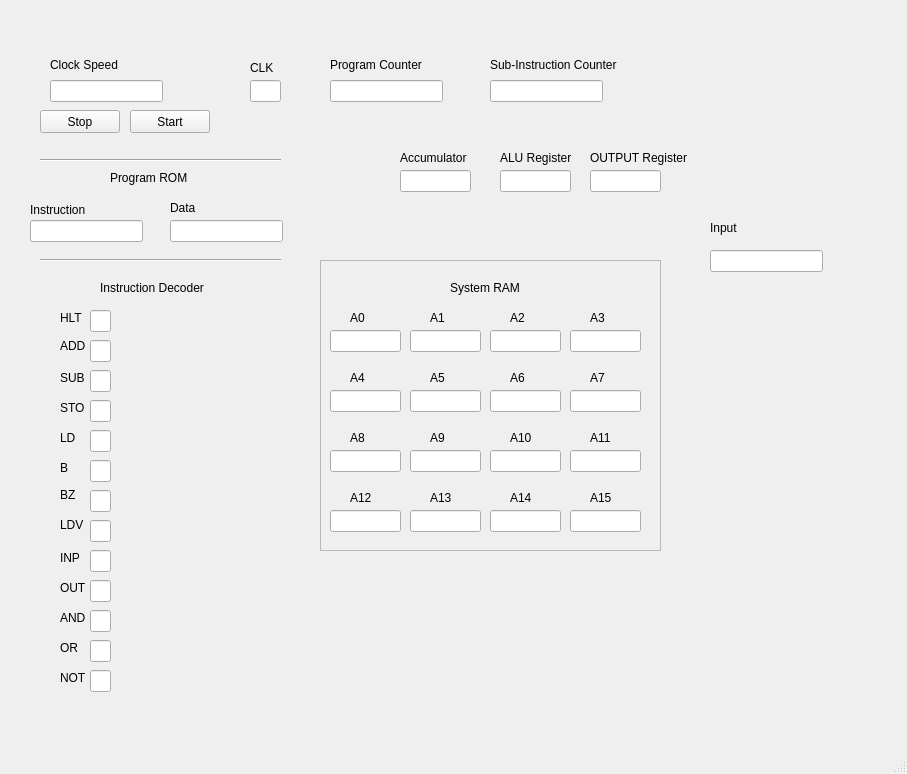
<?xml version="1.0" encoding="UTF-8"?>
<ui version="4.0">
 <class>MainWindow</class>
 <widget class="QMainWindow" name="MainWindow">
  <property name="geometry">
   <rect>
    <x>0</x>
    <y>0</y>
    <width>907</width>
    <height>774</height>
   </rect>
  </property>
  <property name="windowTitle">
   <string>MainWindow</string>
  </property>
  <widget class="QWidget" name="centralwidget">
   <widget class="QLabel" name="label">
    <property name="geometry">
     <rect>
      <x>50</x>
      <y>55</y>
      <width>91</width>
      <height>20</height>
     </rect>
    </property>
    <property name="text">
     <string>Clock Speed</string>
    </property>
   </widget>
   <widget class="QLineEdit" name="ClockEdit">
    <property name="geometry">
     <rect>
      <x>50</x>
      <y>80</y>
      <width>113</width>
      <height>22</height>
     </rect>
    </property>
   </widget>
   <widget class="QPushButton" name="ClockStart">
    <property name="geometry">
     <rect>
      <x>130</x>
      <y>110</y>
      <width>80</width>
      <height>23</height>
     </rect>
    </property>
    <property name="text">
     <string>Start</string>
    </property>
   </widget>
   <widget class="QPushButton" name="ClockStop">
    <property name="geometry">
     <rect>
      <x>40</x>
      <y>110</y>
      <width>80</width>
      <height>23</height>
     </rect>
    </property>
    <property name="text">
     <string>Stop</string>
    </property>
   </widget>
   <widget class="QLineEdit" name="CLKEdit">
    <property name="geometry">
     <rect>
      <x>250</x>
      <y>80</y>
      <width>31</width>
      <height>22</height>
     </rect>
    </property>
   </widget>
   <widget class="QLabel" name="label_2">
    <property name="geometry">
     <rect>
      <x>250</x>
      <y>60</y>
      <width>52</width>
      <height>15</height>
     </rect>
    </property>
    <property name="text">
     <string>CLK</string>
    </property>
   </widget>
   <widget class="QLineEdit" name="CountEdit">
    <property name="geometry">
     <rect>
      <x>330</x>
      <y>80</y>
      <width>113</width>
      <height>22</height>
     </rect>
    </property>
   </widget>
   <widget class="QLabel" name="label_3">
    <property name="geometry">
     <rect>
      <x>330</x>
      <y>55</y>
      <width>101</width>
      <height>20</height>
     </rect>
    </property>
    <property name="text">
     <string>Program Counter</string>
    </property>
   </widget>
   <widget class="QLineEdit" name="SubCountEdit">
    <property name="geometry">
     <rect>
      <x>490</x>
      <y>80</y>
      <width>113</width>
      <height>22</height>
     </rect>
    </property>
   </widget>
   <widget class="QLabel" name="label_4">
    <property name="geometry">
     <rect>
      <x>490</x>
      <y>54</y>
      <width>141</width>
      <height>21</height>
     </rect>
    </property>
    <property name="text">
     <string>Sub-Instruction Counter</string>
    </property>
   </widget>
   <widget class="QLabel" name="label_5">
    <property name="geometry">
     <rect>
      <x>30</x>
      <y>200</y>
      <width>101</width>
      <height>20</height>
     </rect>
    </property>
    <property name="text">
     <string>Instruction</string>
    </property>
   </widget>
   <widget class="QLineEdit" name="InstructionRomEdit">
    <property name="geometry">
     <rect>
      <x>30</x>
      <y>220</y>
      <width>113</width>
      <height>22</height>
     </rect>
    </property>
   </widget>
   <widget class="QLabel" name="label_6">
    <property name="geometry">
     <rect>
      <x>110</x>
      <y>170</y>
      <width>111</width>
      <height>16</height>
     </rect>
    </property>
    <property name="text">
     <string>Program ROM</string>
    </property>
   </widget>
   <widget class="Line" name="line">
    <property name="geometry">
     <rect>
      <x>40</x>
      <y>150</y>
      <width>241</width>
      <height>20</height>
     </rect>
    </property>
    <property name="orientation">
     <enum>Qt::Horizontal</enum>
    </property>
   </widget>
   <widget class="QLabel" name="label_7">
    <property name="geometry">
     <rect>
      <x>170</x>
      <y>200</y>
      <width>52</width>
      <height>15</height>
     </rect>
    </property>
    <property name="text">
     <string>Data</string>
    </property>
   </widget>
   <widget class="QLineEdit" name="DataRomEdit">
    <property name="geometry">
     <rect>
      <x>170</x>
      <y>220</y>
      <width>113</width>
      <height>22</height>
     </rect>
    </property>
   </widget>
   <widget class="Line" name="line_2">
    <property name="geometry">
     <rect>
      <x>40</x>
      <y>250</y>
      <width>241</width>
      <height>20</height>
     </rect>
    </property>
    <property name="orientation">
     <enum>Qt::Horizontal</enum>
    </property>
   </widget>
   <widget class="QLabel" name="label_8">
    <property name="geometry">
     <rect>
      <x>60</x>
      <y>310</y>
      <width>52</width>
      <height>15</height>
     </rect>
    </property>
    <property name="text">
     <string>HLT</string>
    </property>
   </widget>
   <widget class="QLineEdit" name="ADDEdit">
    <property name="geometry">
     <rect>
      <x>90</x>
      <y>340</y>
      <width>21</width>
      <height>22</height>
     </rect>
    </property>
   </widget>
   <widget class="QLabel" name="label_9">
    <property name="geometry">
     <rect>
      <x>60</x>
      <y>336</y>
      <width>31</width>
      <height>20</height>
     </rect>
    </property>
    <property name="text">
     <string>ADD</string>
    </property>
   </widget>
   <widget class="QLineEdit" name="HLTEdit">
    <property name="geometry">
     <rect>
      <x>90</x>
      <y>310</y>
      <width>21</width>
      <height>22</height>
     </rect>
    </property>
   </widget>
   <widget class="QLineEdit" name="SUBEdit">
    <property name="geometry">
     <rect>
      <x>90</x>
      <y>370</y>
      <width>21</width>
      <height>22</height>
     </rect>
    </property>
   </widget>
   <widget class="QLineEdit" name="STOEdit">
    <property name="geometry">
     <rect>
      <x>90</x>
      <y>400</y>
      <width>21</width>
      <height>22</height>
     </rect>
    </property>
   </widget>
   <widget class="QLineEdit" name="LDEdit">
    <property name="geometry">
     <rect>
      <x>90</x>
      <y>430</y>
      <width>21</width>
      <height>22</height>
     </rect>
    </property>
   </widget>
   <widget class="QLineEdit" name="BEdit">
    <property name="geometry">
     <rect>
      <x>90</x>
      <y>460</y>
      <width>21</width>
      <height>22</height>
     </rect>
    </property>
   </widget>
   <widget class="QLineEdit" name="BZEdit">
    <property name="geometry">
     <rect>
      <x>90</x>
      <y>490</y>
      <width>21</width>
      <height>22</height>
     </rect>
    </property>
   </widget>
   <widget class="QLineEdit" name="LDVEdit">
    <property name="geometry">
     <rect>
      <x>90</x>
      <y>520</y>
      <width>21</width>
      <height>22</height>
     </rect>
    </property>
   </widget>
   <widget class="QLineEdit" name="INPEdit">
    <property name="geometry">
     <rect>
      <x>90</x>
      <y>550</y>
      <width>21</width>
      <height>22</height>
     </rect>
    </property>
   </widget>
   <widget class="QLineEdit" name="OUTEdit">
    <property name="geometry">
     <rect>
      <x>90</x>
      <y>580</y>
      <width>21</width>
      <height>22</height>
     </rect>
    </property>
   </widget>
   <widget class="QLineEdit" name="ANDEdit">
    <property name="geometry">
     <rect>
      <x>90</x>
      <y>610</y>
      <width>21</width>
      <height>22</height>
     </rect>
    </property>
   </widget>
   <widget class="QLineEdit" name="OREdit">
    <property name="geometry">
     <rect>
      <x>90</x>
      <y>640</y>
      <width>21</width>
      <height>22</height>
     </rect>
    </property>
   </widget>
   <widget class="QLineEdit" name="NOTEdit">
    <property name="geometry">
     <rect>
      <x>90</x>
      <y>670</y>
      <width>21</width>
      <height>22</height>
     </rect>
    </property>
   </widget>
   <widget class="QLabel" name="label_10">
    <property name="geometry">
     <rect>
      <x>60</x>
      <y>370</y>
      <width>31</width>
      <height>16</height>
     </rect>
    </property>
    <property name="text">
     <string>SUB</string>
    </property>
   </widget>
   <widget class="QLabel" name="label_11">
    <property name="geometry">
     <rect>
      <x>60</x>
      <y>400</y>
      <width>31</width>
      <height>16</height>
     </rect>
    </property>
    <property name="text">
     <string>STO</string>
    </property>
   </widget>
   <widget class="QLabel" name="label_12">
    <property name="geometry">
     <rect>
      <x>60</x>
      <y>430</y>
      <width>31</width>
      <height>16</height>
     </rect>
    </property>
    <property name="text">
     <string>LD</string>
    </property>
   </widget>
   <widget class="QLabel" name="label_13">
    <property name="geometry">
     <rect>
      <x>60</x>
      <y>460</y>
      <width>31</width>
      <height>16</height>
     </rect>
    </property>
    <property name="text">
     <string>B</string>
    </property>
   </widget>
   <widget class="QLabel" name="label_14">
    <property name="geometry">
     <rect>
      <x>60</x>
      <y>485</y>
      <width>31</width>
      <height>20</height>
     </rect>
    </property>
    <property name="text">
     <string>BZ</string>
    </property>
   </widget>
   <widget class="QLabel" name="label_15">
    <property name="geometry">
     <rect>
      <x>60</x>
      <y>515</y>
      <width>31</width>
      <height>20</height>
     </rect>
    </property>
    <property name="text">
     <string>LDV</string>
    </property>
   </widget>
   <widget class="QLabel" name="label_16">
    <property name="geometry">
     <rect>
      <x>60</x>
      <y>550</y>
      <width>31</width>
      <height>16</height>
     </rect>
    </property>
    <property name="text">
     <string>INP</string>
    </property>
   </widget>
   <widget class="QLabel" name="label_17">
    <property name="geometry">
     <rect>
      <x>60</x>
      <y>580</y>
      <width>31</width>
      <height>16</height>
     </rect>
    </property>
    <property name="text">
     <string>OUT</string>
    </property>
   </widget>
   <widget class="QLabel" name="label_18">
    <property name="geometry">
     <rect>
      <x>60</x>
      <y>610</y>
      <width>31</width>
      <height>16</height>
     </rect>
    </property>
    <property name="text">
     <string>AND</string>
    </property>
   </widget>
   <widget class="QLabel" name="label_19">
    <property name="geometry">
     <rect>
      <x>60</x>
      <y>640</y>
      <width>31</width>
      <height>16</height>
     </rect>
    </property>
    <property name="text">
     <string>OR</string>
    </property>
   </widget>
   <widget class="QLabel" name="label_20">
    <property name="geometry">
     <rect>
      <x>60</x>
      <y>670</y>
      <width>31</width>
      <height>16</height>
     </rect>
    </property>
    <property name="text">
     <string>NOT</string>
    </property>
   </widget>
   <widget class="QLabel" name="label_21">
    <property name="geometry">
     <rect>
      <x>100</x>
      <y>280</y>
      <width>131</width>
      <height>16</height>
     </rect>
    </property>
    <property name="text">
     <string>Instruction Decoder</string>
    </property>
   </widget>
   <widget class="QLineEdit" name="RAMA0Edit">
    <property name="geometry">
     <rect>
      <x>330</x>
      <y>330</y>
      <width>71</width>
      <height>22</height>
     </rect>
    </property>
   </widget>
   <widget class="QLineEdit" name="RAMA1Edit">
    <property name="geometry">
     <rect>
      <x>410</x>
      <y>330</y>
      <width>71</width>
      <height>22</height>
     </rect>
    </property>
   </widget>
   <widget class="QLineEdit" name="RAMA2Edit">
    <property name="geometry">
     <rect>
      <x>490</x>
      <y>330</y>
      <width>71</width>
      <height>22</height>
     </rect>
    </property>
   </widget>
   <widget class="QLineEdit" name="RAMA3Edit">
    <property name="geometry">
     <rect>
      <x>570</x>
      <y>330</y>
      <width>71</width>
      <height>22</height>
     </rect>
    </property>
   </widget>
   <widget class="QLineEdit" name="RAMA4Edit">
    <property name="geometry">
     <rect>
      <x>330</x>
      <y>390</y>
      <width>71</width>
      <height>22</height>
     </rect>
    </property>
   </widget>
   <widget class="QLineEdit" name="RAMA6Edit">
    <property name="geometry">
     <rect>
      <x>490</x>
      <y>390</y>
      <width>71</width>
      <height>22</height>
     </rect>
    </property>
   </widget>
   <widget class="QLineEdit" name="RAMA5Edit">
    <property name="geometry">
     <rect>
      <x>410</x>
      <y>390</y>
      <width>71</width>
      <height>22</height>
     </rect>
    </property>
   </widget>
   <widget class="QLineEdit" name="RAMA7Edit">
    <property name="geometry">
     <rect>
      <x>570</x>
      <y>390</y>
      <width>71</width>
      <height>22</height>
     </rect>
    </property>
   </widget>
   <widget class="QLineEdit" name="RAMA8Edit">
    <property name="geometry">
     <rect>
      <x>330</x>
      <y>450</y>
      <width>71</width>
      <height>22</height>
     </rect>
    </property>
   </widget>
   <widget class="QLineEdit" name="RAMA10Edit">
    <property name="geometry">
     <rect>
      <x>490</x>
      <y>450</y>
      <width>71</width>
      <height>22</height>
     </rect>
    </property>
   </widget>
   <widget class="QLineEdit" name="RAMA9Edit">
    <property name="geometry">
     <rect>
      <x>410</x>
      <y>450</y>
      <width>71</width>
      <height>22</height>
     </rect>
    </property>
   </widget>
   <widget class="QLineEdit" name="RAMA11Edit">
    <property name="geometry">
     <rect>
      <x>570</x>
      <y>450</y>
      <width>71</width>
      <height>22</height>
     </rect>
    </property>
   </widget>
   <widget class="QLineEdit" name="RAMA12Edit">
    <property name="geometry">
     <rect>
      <x>330</x>
      <y>510</y>
      <width>71</width>
      <height>22</height>
     </rect>
    </property>
   </widget>
   <widget class="QLineEdit" name="RAMA14Edit">
    <property name="geometry">
     <rect>
      <x>490</x>
      <y>510</y>
      <width>71</width>
      <height>22</height>
     </rect>
    </property>
   </widget>
   <widget class="QLineEdit" name="RAMA13Edit">
    <property name="geometry">
     <rect>
      <x>410</x>
      <y>510</y>
      <width>71</width>
      <height>22</height>
     </rect>
    </property>
   </widget>
   <widget class="QLineEdit" name="RAMA15Edit">
    <property name="geometry">
     <rect>
      <x>570</x>
      <y>510</y>
      <width>71</width>
      <height>22</height>
     </rect>
    </property>
   </widget>
   <widget class="QLabel" name="label_22">
    <property name="geometry">
     <rect>
      <x>450</x>
      <y>280</y>
      <width>81</width>
      <height>16</height>
     </rect>
    </property>
    <property name="text">
     <string>System RAM</string>
    </property>
   </widget>
   <widget class="QLabel" name="label_23">
    <property name="geometry">
     <rect>
      <x>350</x>
      <y>310</y>
      <width>31</width>
      <height>16</height>
     </rect>
    </property>
    <property name="text">
     <string>A0</string>
    </property>
   </widget>
   <widget class="QLabel" name="label_24">
    <property name="geometry">
     <rect>
      <x>430</x>
      <y>310</y>
      <width>31</width>
      <height>16</height>
     </rect>
    </property>
    <property name="text">
     <string>A1</string>
    </property>
   </widget>
   <widget class="QLabel" name="label_25">
    <property name="geometry">
     <rect>
      <x>510</x>
      <y>310</y>
      <width>31</width>
      <height>16</height>
     </rect>
    </property>
    <property name="text">
     <string>A2</string>
    </property>
   </widget>
   <widget class="QLabel" name="label_26">
    <property name="geometry">
     <rect>
      <x>590</x>
      <y>310</y>
      <width>31</width>
      <height>16</height>
     </rect>
    </property>
    <property name="text">
     <string>A3</string>
    </property>
   </widget>
   <widget class="QLabel" name="label_27">
    <property name="geometry">
     <rect>
      <x>350</x>
      <y>370</y>
      <width>31</width>
      <height>16</height>
     </rect>
    </property>
    <property name="text">
     <string>A4</string>
    </property>
   </widget>
   <widget class="QLabel" name="label_28">
    <property name="geometry">
     <rect>
      <x>430</x>
      <y>370</y>
      <width>31</width>
      <height>16</height>
     </rect>
    </property>
    <property name="text">
     <string>A5</string>
    </property>
   </widget>
   <widget class="QLabel" name="label_29">
    <property name="geometry">
     <rect>
      <x>510</x>
      <y>370</y>
      <width>31</width>
      <height>16</height>
     </rect>
    </property>
    <property name="text">
     <string>A6</string>
    </property>
   </widget>
   <widget class="QLabel" name="label_30">
    <property name="geometry">
     <rect>
      <x>590</x>
      <y>370</y>
      <width>31</width>
      <height>16</height>
     </rect>
    </property>
    <property name="text">
     <string>A7</string>
    </property>
   </widget>
   <widget class="QLabel" name="label_31">
    <property name="geometry">
     <rect>
      <x>350</x>
      <y>430</y>
      <width>31</width>
      <height>16</height>
     </rect>
    </property>
    <property name="text">
     <string>A8</string>
    </property>
   </widget>
   <widget class="QLabel" name="label_32">
    <property name="geometry">
     <rect>
      <x>430</x>
      <y>430</y>
      <width>31</width>
      <height>16</height>
     </rect>
    </property>
    <property name="text">
     <string>A9</string>
    </property>
   </widget>
   <widget class="QLabel" name="label_33">
    <property name="geometry">
     <rect>
      <x>510</x>
      <y>430</y>
      <width>31</width>
      <height>16</height>
     </rect>
    </property>
    <property name="text">
     <string>A10</string>
    </property>
   </widget>
   <widget class="QLabel" name="label_34">
    <property name="geometry">
     <rect>
      <x>590</x>
      <y>430</y>
      <width>31</width>
      <height>16</height>
     </rect>
    </property>
    <property name="text">
     <string>A11</string>
    </property>
   </widget>
   <widget class="QLabel" name="label_35">
    <property name="geometry">
     <rect>
      <x>350</x>
      <y>490</y>
      <width>31</width>
      <height>16</height>
     </rect>
    </property>
    <property name="text">
     <string>A12</string>
    </property>
   </widget>
   <widget class="QLabel" name="label_36">
    <property name="geometry">
     <rect>
      <x>430</x>
      <y>490</y>
      <width>31</width>
      <height>16</height>
     </rect>
    </property>
    <property name="text">
     <string>A13</string>
    </property>
   </widget>
   <widget class="QLabel" name="label_37">
    <property name="geometry">
     <rect>
      <x>510</x>
      <y>490</y>
      <width>31</width>
      <height>16</height>
     </rect>
    </property>
    <property name="text">
     <string>A14</string>
    </property>
   </widget>
   <widget class="QLabel" name="label_38">
    <property name="geometry">
     <rect>
      <x>590</x>
      <y>490</y>
      <width>31</width>
      <height>16</height>
     </rect>
    </property>
    <property name="text">
     <string>A15</string>
    </property>
   </widget>
   <widget class="QFrame" name="frame">
    <property name="geometry">
     <rect>
      <x>320</x>
      <y>260</y>
      <width>341</width>
      <height>291</height>
     </rect>
    </property>
    <property name="frameShape">
     <enum>QFrame::StyledPanel</enum>
    </property>
    <property name="frameShadow">
     <enum>QFrame::Raised</enum>
    </property>
   </widget>
   <widget class="QLabel" name="label_39">
    <property name="geometry">
     <rect>
      <x>400</x>
      <y>150</y>
      <width>81</width>
      <height>16</height>
     </rect>
    </property>
    <property name="text">
     <string>Accumulator</string>
    </property>
   </widget>
   <widget class="QLineEdit" name="AccumulatorEdit">
    <property name="geometry">
     <rect>
      <x>400</x>
      <y>170</y>
      <width>71</width>
      <height>22</height>
     </rect>
    </property>
   </widget>
   <widget class="QLineEdit" name="ALURegEdit">
    <property name="geometry">
     <rect>
      <x>500</x>
      <y>170</y>
      <width>71</width>
      <height>22</height>
     </rect>
    </property>
    <property name="text">
     <string/>
    </property>
   </widget>
   <widget class="QLabel" name="label_40">
    <property name="geometry">
     <rect>
      <x>500</x>
      <y>150</y>
      <width>81</width>
      <height>16</height>
     </rect>
    </property>
    <property name="text">
     <string>ALU Register</string>
    </property>
   </widget>
   <widget class="QLineEdit" name="OUTRegEdit">
    <property name="geometry">
     <rect>
      <x>590</x>
      <y>170</y>
      <width>71</width>
      <height>22</height>
     </rect>
    </property>
    <property name="text">
     <string/>
    </property>
   </widget>
   <widget class="QLabel" name="label_41">
    <property name="geometry">
     <rect>
      <x>590</x>
      <y>150</y>
      <width>111</width>
      <height>16</height>
     </rect>
    </property>
    <property name="text">
     <string>OUTPUT Register</string>
    </property>
   </widget>
   <widget class="QLineEdit" name="INPEdit_2">
    <property name="geometry">
     <rect>
      <x>710</x>
      <y>250</y>
      <width>113</width>
      <height>22</height>
     </rect>
    </property>
   </widget>
   <widget class="QLabel" name="label_42">
    <property name="geometry">
     <rect>
      <x>710</x>
      <y>220</y>
      <width>52</width>
      <height>15</height>
     </rect>
    </property>
    <property name="text">
     <string>Input</string>
    </property>
   </widget>
   <zorder>frame</zorder>
   <zorder>label</zorder>
   <zorder>ClockEdit</zorder>
   <zorder>ClockStart</zorder>
   <zorder>ClockStop</zorder>
   <zorder>CLKEdit</zorder>
   <zorder>label_2</zorder>
   <zorder>CountEdit</zorder>
   <zorder>label_3</zorder>
   <zorder>SubCountEdit</zorder>
   <zorder>label_4</zorder>
   <zorder>label_5</zorder>
   <zorder>InstructionRomEdit</zorder>
   <zorder>label_6</zorder>
   <zorder>line</zorder>
   <zorder>label_7</zorder>
   <zorder>DataRomEdit</zorder>
   <zorder>line_2</zorder>
   <zorder>label_8</zorder>
   <zorder>ADDEdit</zorder>
   <zorder>label_9</zorder>
   <zorder>HLTEdit</zorder>
   <zorder>SUBEdit</zorder>
   <zorder>STOEdit</zorder>
   <zorder>LDEdit</zorder>
   <zorder>BEdit</zorder>
   <zorder>BZEdit</zorder>
   <zorder>LDVEdit</zorder>
   <zorder>INPEdit</zorder>
   <zorder>OUTEdit</zorder>
   <zorder>ANDEdit</zorder>
   <zorder>OREdit</zorder>
   <zorder>NOTEdit</zorder>
   <zorder>label_10</zorder>
   <zorder>label_11</zorder>
   <zorder>label_12</zorder>
   <zorder>label_13</zorder>
   <zorder>label_14</zorder>
   <zorder>label_15</zorder>
   <zorder>label_16</zorder>
   <zorder>label_17</zorder>
   <zorder>label_18</zorder>
   <zorder>label_19</zorder>
   <zorder>label_20</zorder>
   <zorder>label_21</zorder>
   <zorder>RAMA0Edit</zorder>
   <zorder>RAMA1Edit</zorder>
   <zorder>RAMA2Edit</zorder>
   <zorder>RAMA3Edit</zorder>
   <zorder>RAMA4Edit</zorder>
   <zorder>RAMA6Edit</zorder>
   <zorder>RAMA5Edit</zorder>
   <zorder>RAMA7Edit</zorder>
   <zorder>RAMA8Edit</zorder>
   <zorder>RAMA10Edit</zorder>
   <zorder>RAMA9Edit</zorder>
   <zorder>RAMA11Edit</zorder>
   <zorder>RAMA12Edit</zorder>
   <zorder>RAMA14Edit</zorder>
   <zorder>RAMA13Edit</zorder>
   <zorder>RAMA15Edit</zorder>
   <zorder>label_22</zorder>
   <zorder>label_23</zorder>
   <zorder>label_24</zorder>
   <zorder>label_25</zorder>
   <zorder>label_26</zorder>
   <zorder>label_27</zorder>
   <zorder>label_28</zorder>
   <zorder>label_29</zorder>
   <zorder>label_30</zorder>
   <zorder>label_31</zorder>
   <zorder>label_32</zorder>
   <zorder>label_33</zorder>
   <zorder>label_34</zorder>
   <zorder>label_35</zorder>
   <zorder>label_36</zorder>
   <zorder>label_37</zorder>
   <zorder>label_38</zorder>
   <zorder>label_39</zorder>
   <zorder>AccumulatorEdit</zorder>
   <zorder>ALURegEdit</zorder>
   <zorder>label_40</zorder>
   <zorder>OUTRegEdit</zorder>
   <zorder>label_41</zorder>
   <zorder>INPEdit_2</zorder>
   <zorder>label_42</zorder>
  </widget>
  <widget class="QMenuBar" name="menubar">
   <property name="geometry">
    <rect>
     <x>0</x>
     <y>0</y>
     <width>907</width>
     <height>24</height>
    </rect>
   </property>
  </widget>
  <widget class="QStatusBar" name="statusbar"/>
 </widget>
 <resources/>
 <connections/>
</ui>
